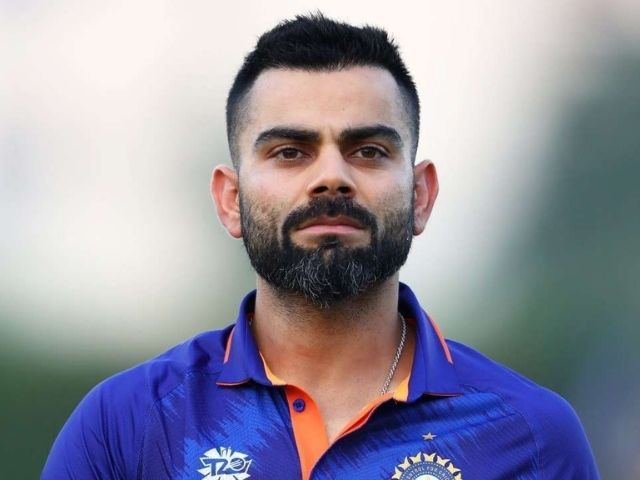
#> input picture test_images/9.jpg, 640 x 480 px, found by its file name; its folder holds 5 pictures in this run
$ python util.py
#> lines starting #> are read from the running program, lines starting #| are printed output that depends on the picture
#> (reads Server/artifacts/class_dictionary.json from the repository)
#> (reads Server/artifacts/saved_model.pkl from the repository)
### Server/Wavelet_Transform.py
import numpy as np
import pywt
import cv2

def w2d(img, mode="haar", level=1):
    imArray = img

    imArray = cv2.cvtColor(imArray, cv2.COLOR_RGB2GRAY)

    imArray = np.float32(imArray)
    imArray /= 255

    coeffs = pywt.wavedec2(imArray, mode, level=level)

    coeffs_H = list(coeffs)
    coeffs_H[0] *= 0

    imArray_H = pywt.waverec2(coeffs_H, mode)
    imArray_H *= 255
    imArray_H =  np.uint8(imArray_H)

    return imArray_H

### Server/util.py
import numpy as np
from Wavelet_Transform import *
import cv2
import base64
import joblib
import json

path_to_original_dataset = "./test_images"
path_to_cropped_dataset = "./test_images_cropped/"

__class_name_to_number = {}
__class_number_to_name = {}

__model = None

def get_cv2_image_from_base64_string(b64str):
    '''
    credit: https://stackoverflow.com/questions/33754935/read-a-base-64-encoded-image-from-memory-using-opencv-python-library
    :param uri:
    :return:
    '''
    encoded_data = b64str.split(',')[1]
    nparr = np.frombuffer(base64.b64decode(encoded_data), np.uint8)
    img = cv2.imdecode(nparr, cv2.IMREAD_COLOR)
    return img

def get_cropped_image(image_path, image_base64_data):

#> called with image_path = './test_images/9.jpg'
    face_cascade = cv2.CascadeClassifier('./Server/opencv/haarcascades/haarcascade_frontalface_default.xml')
    eye_cascade = cv2.CascadeClassifier('./Server/opencv/haarcascades/haarcascade_eye.xml')

    if image_path:
        image = cv2.imread(image_path)
#> image is the input picture: shape (480, 640, 3); mean B, G, R 160.4, 145.8, 147.3
    else:
        image = get_cv2_image_from_base64_string(image_base64_data)

    cv2.cvtColor(image, cv2.COLOR_BGR2RGB)

    gray = cv2.cvtColor(image, cv2.COLOR_RGB2GRAY)
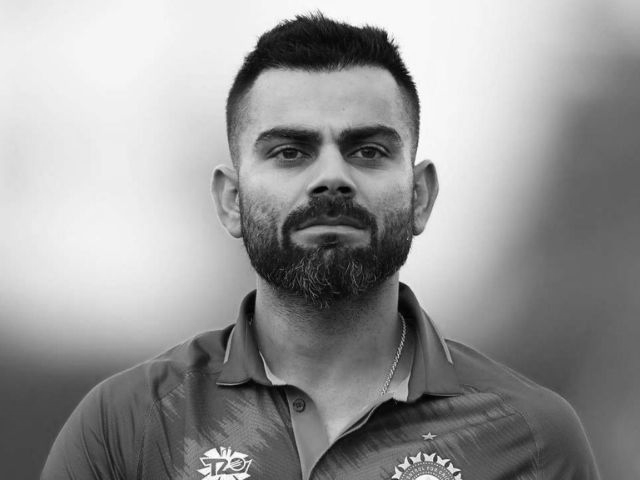
#> gray: shape (480, 640); min 0, max 255, mean 150.3
    faces = face_cascade.detectMultiScale(gray, 1.3, 5)
#> faces = [[214, 59, 223, 223]]

    cropped_faces = []
    for (x, y, w, h) in faces:

        roi_gray = gray[y:y+h, x:x+w]
        roi_image = image[y:y+h, x:x+w]
        eyes = eye_cascade.detectMultiScale(roi_gray)

        if len(eyes) >= 2:
#             for (ex, ey, ew, eh) in eyes:
#                 cv2.rectangle(roi_image, (ex, ey), (ex+ew, ey+eh), (0, 255, 0), 2)
            cropped_faces.append(roi_image)
#> this loop made 1 pass
#> (x, y, w, h, eyes) on pass 1: (214, 59, 223, 223, [[131, 73, 42, 42], [47, 69, 50, 50], [114, 46, 75, 75]])
#> pass 1, in get_cropped_image, `roi_gray = gray[y:y+h, x:x+w]`:
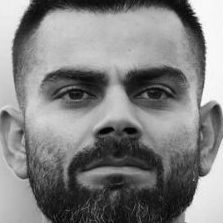
#> roi_gray: shape (223, 223); min 1, max 255, mean 129
#> pass 1, in get_cropped_image, `roi_image = image[y:y+h, x:x+w]`:
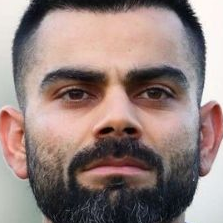
#> roi_image: shape (223, 223, 3); mean B, G, R 123.9, 128, 147.2
#> after the loop, cropped_faces = 1 item
    return cropped_faces

def get_model_ready():
    global __class_name_to_number
    global __class_number_to_name

    path = "./Server/artifacts/class_dictionary.json"
    with open(path, "r") as f:
        __class_name_to_number = json.load(f)
        __class_number_to_name = {v:k for k,v in __class_name_to_number.items()}

    global __model
    if __model is None:
        path = "./Server/artifacts/saved_model.pkl"
        with open(path, 'rb') as f:
            __model = joblib.load(f)

    print("Done loading model...")

def class_number_to_name(class_num):
    return __class_number_to_name[class_num]

def classify_image(image_base64_data, image_path=None):

    imgs = get_cropped_image(image_path, image_base64_data)
#> imgs = 1 item

    result = []
    X = []
    for img in imgs:
        scalled_raw_image = cv2.resize(img, (32, 32))
        image_har = w2d(img, 'db1', 5)
        scalled_image_har = cv2.resize(image_har, (32, 32))

        combined_img = np.vstack((scalled_raw_image.reshape(32*32*3,1),scalled_image_har.reshape(32*32,1)))
        X.append(combined_img)

        X = np.array(X).reshape(len(X), len(X[0])).astype(float)
        result.append({
            'class' : class_number_to_name(__model.predict(X)[0]),
            'class_probablity' : np.around(__model.predict_proba(X)*100,2).tolist()[0],
            'class_dictionary' : __class_name_to_number
        })
#> this loop made 1 pass
#> pass 1, in classify_image, `scalled_raw_image = cv2.resize(img, (32, 32))`:
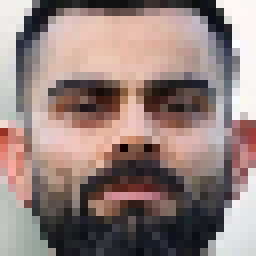
#> scalled_raw_image: shape (32, 32, 3) (shown 8 times larger); mean B, G, R 124, 128.1, 147.4
#> pass 1, in w2d, `imArray_H = pywt.waverec2(coeffs_H, mode)`:
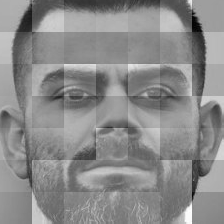
#> imArray_H: shape (224, 224) float32; min -0.804, max 0.675, mean 1.52e-09; drawn with min black and max white
#> after the loop:
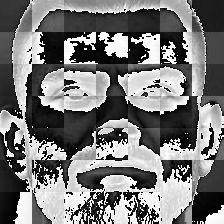
#> image_har: shape (224, 224); min 0, max 255, mean 118.9
#> after the loop, result = 1 item

    return result

if __name__ == "__main__":
    get_model_ready()

    path = "./test_images/9.jpg"
    y = classify_image(None, path)
#> y = 1 item

    print(y)
#| [{'class': 'virat_kohli', 'class_probablity': [0.03, 99.97], 'class_dictionary': {'lionel_messi': 0, 'virat_kohli': 1}}]
